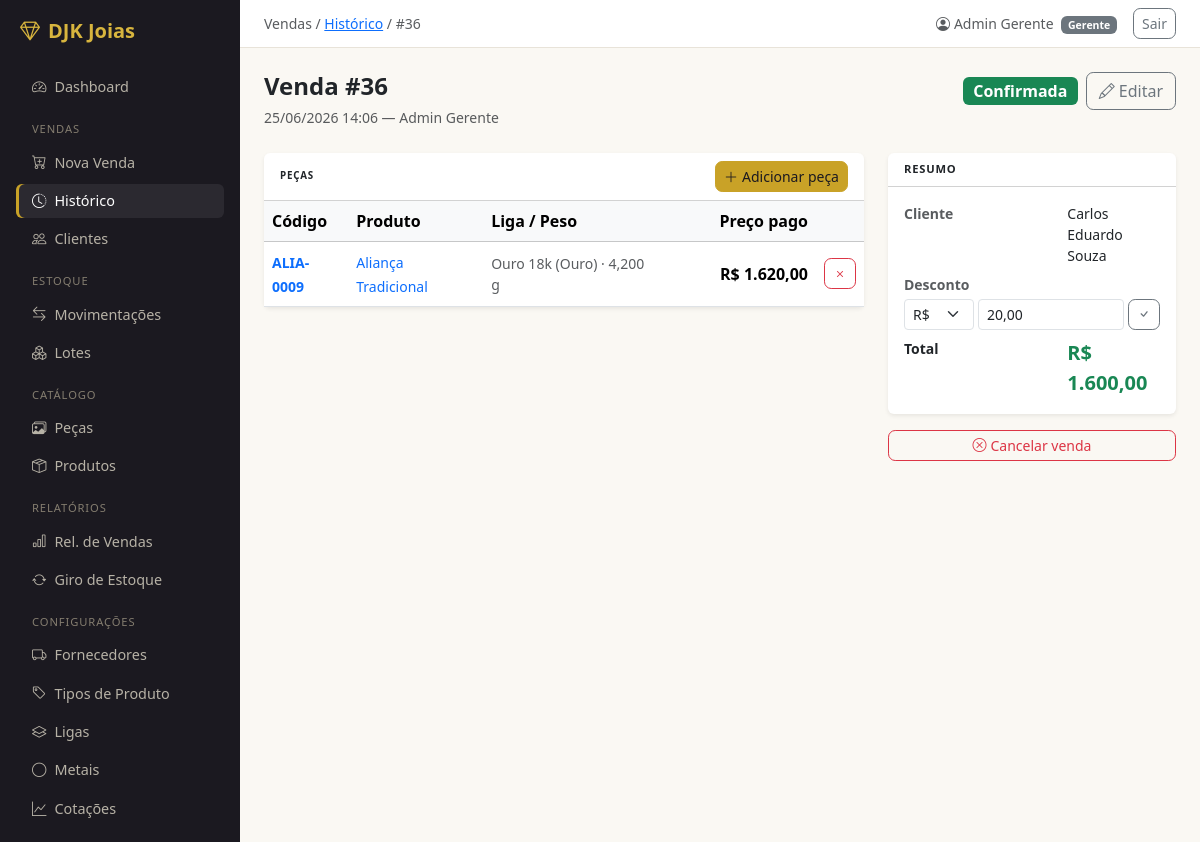
Page /vendas/36/ (signed in) on the earlier database version.
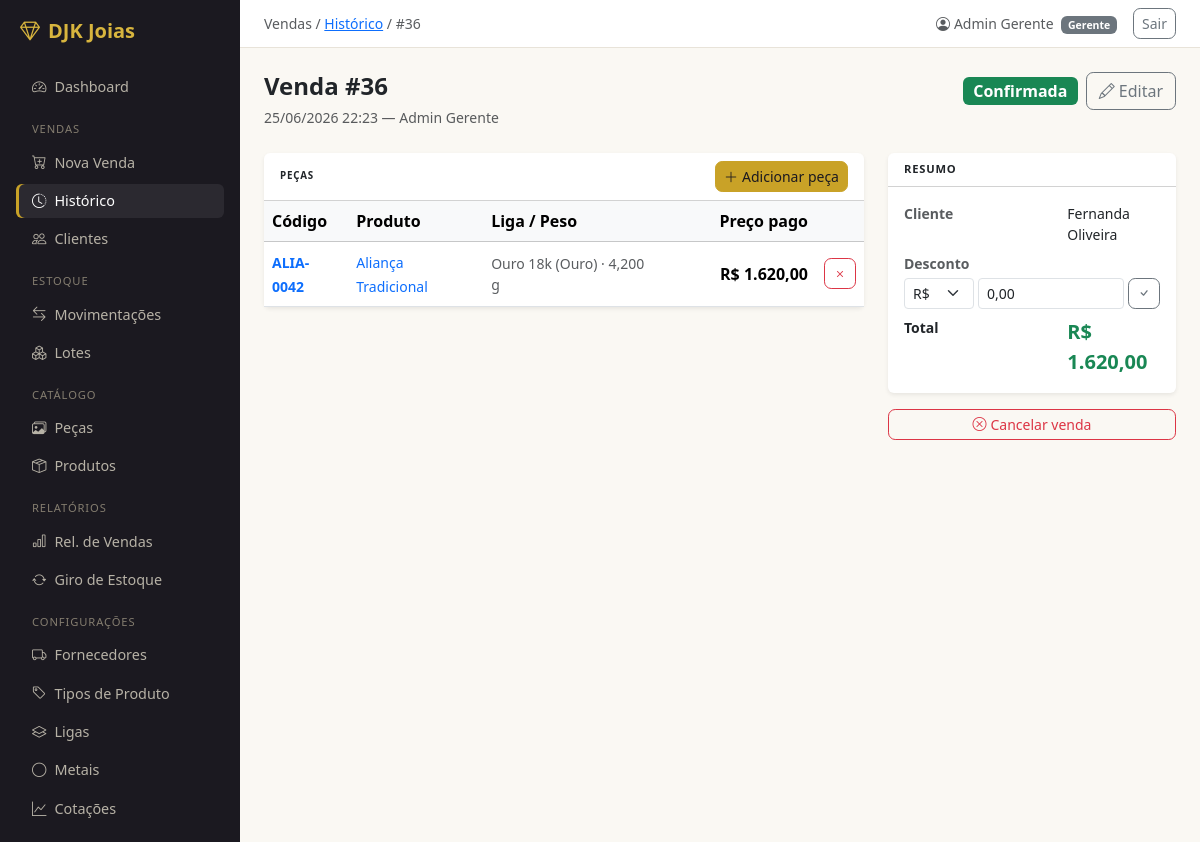
Same page on the later database version.
### vendas/models.py (models this page shows, shortened)
class Venda(models.Model):
    class Status(models.TextChoices):
        ORCAMENTO  = 'ORC', 'Orçamento'
        RESERVADA  = 'RES', 'Reservada'
        CONFIRMADA = 'CON', 'Confirmada'
        CANCELADA  = 'CAN', 'Cancelada'
    cliente        = models.ForeignKey(Cliente, on_delete=models.PROTECT, related_name='vendas', db_index=True)
    vendedor       = models.ForeignKey(
        settings.AUTH_USER_MODEL,
        on_delete=models.PROTECT,
        related_name='vendas_realizadas',
        db_index=True,
    )
    status         = models.CharField(max_length=3, choices=Status.choices, default=Status.CONFIRMADA, db_index=True)
    data_venda     = models.DateTimeField(default=timezone.now, db_index=True)
    valor_total    = models.DecimalField(
        max_digits=14, decimal_places=2,
        default=Decimal('0.00'),
        validators=[MinValueValidator(Decimal('0.00'))],
    )
    desconto_total = models.DecimalField(
        max_digits=10, decimal_places=2,
        default=Decimal('0.00'),
        validators=[MinValueValidator(Decimal('0.00'))],
    )
    observacoes    = models.TextField(blank=True)
    criado_em      = models.DateTimeField(auto_now_add=True)
    class Meta:
        verbose_name        = 'Venda'
        verbose_name_plural = 'Vendas'
        ordering            = ['-data_venda']
        indexes = [
            models.Index(fields=['-data_venda', 'status'], name='idx_venda_data_status'),
        ]

class ItemVenda(models.Model):
    venda = models.ForeignKey(Venda, on_delete=models.CASCADE, related_name='itens', db_index=True)
    peca  = models.ForeignKey(
        'catalogo.Peca',
        on_delete=models.PROTECT,
        related_name='itens_vendidos',
        db_index=True,
        null=True,
    )
    preco_unitario_pago = models.DecimalField(
        max_digits=12, decimal_places=2,
        validators=[MinValueValidator(Decimal('0.01'))],
    )
    class Meta:
        verbose_name        = 'Item de Venda'
        verbose_name_plural = 'Itens de Venda'
        unique_together     = [('venda', 'peca')]
        ordering            = ['venda']
    @property
    def produto(self):
        return self.peca.produto

class Cliente(models.Model):
    nome       = models.CharField(max_length=150, db_index=True)
    telefone   = models.CharField(max_length=20, blank=True)
    observacao = models.TextField(blank=True)
    ativo      = models.BooleanField(default=True)
    criado_em  = models.DateTimeField(auto_now_add=True)
    class Meta:
        verbose_name        = 'Cliente'
        verbose_name_plural = 'Clientes'
        ordering            = ['nome']
    def __str__(self):
        return self.nome

### catalogo/models.py (models this page shows, shortened)
class Peca(models.Model):
    class Status(models.TextChoices):
        DISPONIVEL = 'DIS', 'Disponível'
        RESERVADA  = 'RES', 'Reservada'
        VENDIDA    = 'VEN', 'Vendida'
        RETIRADA   = 'RET', 'Retirada'   # saiu via movimentação, não venda
    produto           = models.ForeignKey(Produto, on_delete=models.PROTECT, related_name='pecas')
    codigo            = models.CharField(max_length=20, unique=True, blank=True, db_index=True)
    status            = models.CharField(max_length=3, choices=Status.choices, default=Status.DISPONIVEL, db_index=True)
    peso_gramas       = models.DecimalField(
        max_digits=8, decimal_places=3,
        validators=[MinValueValidator(Decimal('0.001'))],
        verbose_name='Peso (g)',
    )
    custo_mao_de_obra = models.DecimalField(
        max_digits=10, decimal_places=2,
        default=Decimal('0.00'),
        validators=[MinValueValidator(Decimal('0.00'))],
    )
    observacoes   = models.TextField(blank=True)
    criado_em     = models.DateTimeField(auto_now_add=True)
    atualizado_em = models.DateTimeField(auto_now=True)
    class Meta:
        verbose_name        = 'Peça'
        verbose_name_plural = 'Peças'
        ordering            = ['-criado_em']
    @property
    def preco_sugerido(self):
        if not self.produto.liga:
            return self.custo_mao_de_obra.quantize(Decimal('0.01'))
        preco_liga = self.produto.liga.preco_atual
        if not preco_liga:
            return Decimal('0.00')
        return (self.peso_gramas * preco_liga.preco_por_grama + self.custo_mao_de_obra).quantize(Decimal('0.01'))
    @property
    def foto_principal(self):
        return self.fotos.filter(principal=True).first() or self.fotos.first()

class Produto(models.Model):
    nome      = models.CharField(max_length=150, db_index=True)
    descricao = models.TextField(blank=True)
    tipo      = models.ForeignKey(TipoProduto, on_delete=models.PROTECT, null=True, blank=True, related_name='produtos')
    liga      = models.ForeignKey(Liga, on_delete=models.PROTECT, null=True, blank=True, related_name='produtos')
    criado_em     = models.DateTimeField(auto_now_add=True)
    atualizado_em = models.DateTimeField(auto_now=True)
    class Meta:
        verbose_name        = 'Produto'
        verbose_name_plural = 'Produtos'
        ordering            = ['nome']

class Liga(models.Model):
    nome   = models.CharField(max_length=50, unique=True)
    metal  = models.ForeignKey(Metal, on_delete=models.PROTECT, related_name='ligas')
    pureza = models.DecimalField(
        max_digits=6, decimal_places=5,
        validators=[MinValueValidator(Decimal('0.00001')), MaxValueValidator(Decimal('1.0'))],
        help_text='Fração pura do metal. Ex: 0.75000 para Ouro 18k',
    )
    class Meta:
        verbose_name        = 'Liga'
        verbose_name_plural = 'Ligas'
        ordering            = ['metal', 'nome']
    def __str__(self):
        return f'{self.nome} ({self.metal})'
    @property
    def preco_atual(self):
        return self.precos.order_by('-vigente_desde').first()

class Metal(models.Model):
    nome    = models.CharField(max_length=50, unique=True)
    simbolo = models.CharField(max_length=10, unique=True, help_text='Símbolo da API. Ex: XAU, XAG')
    class Meta:
        verbose_name        = 'Metal'
        verbose_name_plural = 'Metais'
        ordering            = ['nome']
    def __str__(self):
        return self.nome

### usuarios/models.py (models this page shows, shortened)
class Usuario(AbstractUser):
    class Perfil(models.TextChoices):
        GERENTE  = 'GER', 'Gerente'
        VENDEDOR = 'VEN', 'Vendedor'
    perfil    = models.CharField(max_length=3, choices=Perfil.choices, default=Perfil.VENDEDOR)
    telefone  = models.CharField(max_length=20, blank=True)
    criado_em = models.DateTimeField(auto_now_add=True)
    class Meta:
        verbose_name        = 'Usuário'
        verbose_name_plural = 'Usuários'
        ordering            = ['first_name', 'last_name']
    @property
    def is_gerente(self):
        return self.perfil == self.Perfil.GERENTE

### vendas/views.py (the view)
# urls.py: path('<int:pk>/',                          views.VendaDetailView.as_view(), name='venda_detail'),
class VendaDetailView(LoginRequiredMixin, DetailView):
    model               = Venda
    template_name       = 'vendas/venda_detail.html'
    context_object_name = 'venda'
    def get_object(self, queryset=None):
        qs = (
            Venda.objects
            .select_related('cliente', 'vendedor')
            .prefetch_related('itens__peca__produto__liga', 'itens__peca__fotos')
        )
        return get_object_or_404(qs, pk=self.kwargs['pk'])
    def get_context_data(self, **kwargs):
        ctx = super().get_context_data(**kwargs)
        venda = self.object
        ja_na_venda = list(venda.itens.values_list('peca_id', flat=True))
        ctx['pecas_json']    = _pecas_disponiveis_json(excluir_ids=ja_na_venda)
        ctx['tipos_produto'] = TipoProduto.objects.order_by('nome')
        ctx['desconto_form'] = DescontoForm(initial={'tipo': 'valor', 'valor': venda.desconto_total})
        return ctx

### vendas/forms.py (shortened to what this page needs)
class DescontoForm(forms.Form):
    TIPO_CHOICES = [
        ('valor',       'R$'),
        ('percentual',  '%'),
    ]
    tipo = forms.ChoiceField(
        choices=TIPO_CHOICES,
        widget=forms.Select(attrs={'class': 'form-select form-select-sm', 'style': 'max-width:70px'}),
    )
    valor = forms.DecimalField(
        max_digits=12, decimal_places=2,
        min_value=Decimal('0.00'),
        widget=forms.TextInput(attrs={'class': 'form-control form-control-sm', 'data-mask': 'decimal-2'}),
        label='Desconto',
    )

### catalogo/models.py (called while the page is built)
    def __str__(self):
        return self.nome

### estoque/views.py (called while the page is built)
def _pecas_disponiveis_json(excluir_ids=None):
    return _pecas_por_status_json(Peca.Status.DISPONIVEL, excluir_ids)

### templates/vendas/venda_detail.html (shortened to what the changed rows need)
{% extends 'base.html' %}
{% block breadcrumb %}Vendas / <a href="{% url 'vendas:venda_list' %}">Histórico</a> / #{{ venda.pk }}{% endblock %}
{% block content %}
<div class="d-flex align-items-start justify-content-between mb-4">
  <div>
    <h4 class="fw-semibold mb-1">Venda #{{ venda.pk }}</h4>
    <span class="text-muted small">{{ venda.data_venda|date:"d/m/Y H:i" }} — {{ venda.vendedor.get_full_name|default:venda.vendedor.username }}</span>
  </div>
</div>
<div class="row g-4">
  <div class="col-md-8">
    <div class="card border-0 shadow-sm">
      <table class="table table-hover align-middle mb-0">
        <thead class="table-light">
          <tr>
            <th>Código</th>
            <th>Produto</th>
            <th>Liga / Peso</th>
            <th class="text-end" style="width:160px">Preço pago</th>
            <th></th>
          </tr>
        </thead>
        <tbody>
          {% for item in venda.itens.all %}
          <tr>
            <td>
              <a href="{% url 'catalogo:peca_detail' item.peca.pk %}" class="text-decoration-none fw-semibold small">
                {{ item.peca.codigo }}
              </a>
            </td>
            <td>
              <a href="{% url 'catalogo:produto_detail' item.produto.pk %}" class="text-decoration-none small">
                {{ item.produto.nome }}
              </a>
            </td>
            <td class="small text-muted">
              {{ item.produto.liga|default:"—" }}
              {% if item.peca.peso_gramas %}· {{ item.peca.peso_gramas }} g{% endif %}
            </td>
            <td class="text-end fw-semibold">R$ {{ item.preco_unitario_pago|floatformat:"2g" }}</td>
            <td class="text-end">
              {% if venda.status != 'CAN' %}
              <form method="post" action="{% url 'vendas:item_remover' venda.pk item.pk %}" class="d-inline">
                <button type="submit" class="btn btn-sm btn-outline-danger"
                  onclick="return confirm('Remover peça {{ item.peca.codigo }} e devolver ao estoque?')">
                  <i class="bi bi-x"></i>
                </button>
              </form>
              {% endif %}
            </td>
          </tr>
          {% empty %}
          <tr>
            <td colspan="5" class="text-center text-muted py-3 small">Nenhuma peça adicionada ainda.</td>
          </tr>
          {% endfor %}
        </tbody>
      </table>
    </div>
  </div>
  <div class="col-md-4">
    <div class="card border-0 shadow-sm">
      <div class="card-body">
        <dl class="row small mb-0">
          <dt class="col-7 text-muted">Cliente</dt>
          <dd class="col-5">{{ venda.cliente }}</dd>
          <dt class="col-12 text-muted mb-1">Desconto</dt>
          <dd class="col-12">
            {% if venda.status != 'CAN' %}
            <form method="post" action="{% url 'vendas:venda_desconto_atualizar' venda.pk %}" class="d-flex gap-1">
              {{ desconto_form.tipo }}
              {{ desconto_form.valor }}
              <button type="submit" class="btn btn-sm btn-outline-secondary flex-shrink-0"><i class="bi bi-check"></i></button>
            </form>
            {% else %}
            R$ {{ venda.desconto_total|floatformat:"2g" }}
            {% endif %}
          </dd>
          <dt class="col-7 fw-semibold">Total</dt>
          <dd class="col-5 fw-bold fs-5 text-success mb-0">R$ {{ venda.valor_total|floatformat:"2g" }}</dd>
        </dl>
      </div>
    </div>
  </div>
</div>
{% endblock %}

Differences in the rows shown:
changed Venda "Admin Gerente": data_venda "25/06/2026 14:06" → "25/06/2026 22:23"; cliente "Carlos Eduardo Souza" → "Fernanda Oliveira"; valor_total "1.600,00" → "1.620,00"
changed ItemVenda "Aliança Tradicional": peca.codigo "ALIA-0009" → "ALIA-0042"
Other differences:
form field valor: "20,00" → "0,00"
